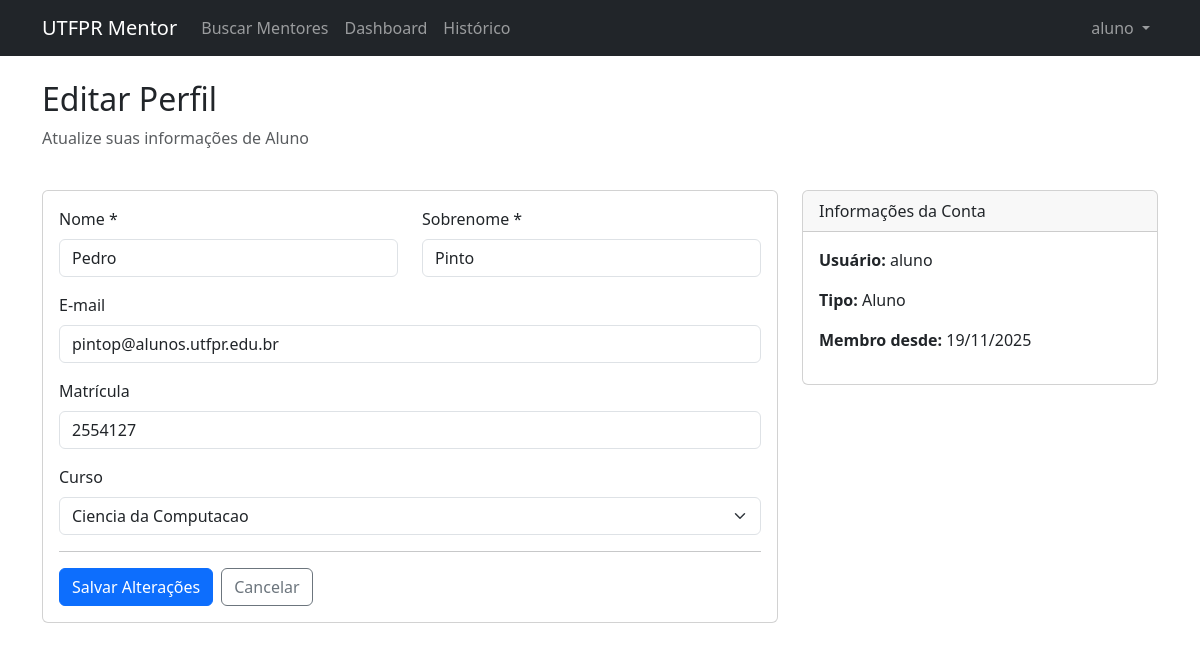
/accounts/perfil/editar/ (signed in), run on the app's committed database.
### accounts/models.py (models this page shows, shortened)
class CustomUser(AbstractUser):
    ROLE_CHOICES = (
        ('ADMIN', 'Administrador'),
        ('ALUNO', 'Aluno'),
        ('MENTOR', 'Mentor'),
    )
    role = models.CharField(max_length=10, choices=ROLE_CHOICES, default='ALUNO')
    def is_aluno(self):
        return self.role == 'ALUNO'
    def is_mentor(self):
        return self.role == 'MENTOR'

class AlunoProfile(models.Model):
    user = models.OneToOneField(CustomUser, on_delete=models.CASCADE, related_name='aluno_profile')
    matricula = models.CharField(max_length=20)
    curso = models.ForeignKey('core.Curso', on_delete=models.SET_NULL, null=True)

### accounts/views.py (the view, shortened to what this page needs)
# urls.py: path('perfil/editar/', views.PerfilEditarView.as_view(), name='perfil_editar'),
class PerfilEditarView(LoginRequiredMixin, UpdateView):
    template_name = 'accounts/perfil_form.html'
    success_url = reverse_lazy('dashboard')
    def get_object(self):
        user = self.request.user
        if user.is_mentor():
            return user.mentor_profile
        elif user.is_aluno():
            return user.aluno_profile
        return None
    def get_form_class(self):
        user = self.request.user
        if user.is_mentor():
            return MentorProfileForm
        elif user.is_aluno():
            return AlunoProfileForm
        return None
    def get_context_data(self, **kwargs):
        context = super().get_context_data(**kwargs)
        context['user_type'] = 'Mentor' if self.request.user.is_mentor() else 'Aluno'
        return context

### accounts/forms.py (shortened to what this page needs)
class AlunoProfileForm(forms.ModelForm):
    first_name = forms.CharField(max_length=30, required=True, label='Nome')
    last_name = forms.CharField(max_length=30, required=True, label='Sobrenome')
    email = forms.EmailField(required=False, label='E-mail')
    class Meta:
        model = AlunoProfile
        fields = ['matricula', 'curso']
        widgets = {
            'matricula': forms.TextInput(attrs={'class': 'form-control'}),
            'curso': forms.Select(attrs={'class': 'form-select'}),
        }
    def __init__(self, *args, **kwargs):
        super().__init__(*args, **kwargs)
        if self.instance and self.instance.user:
            self.fields['first_name'].initial = self.instance.user.first_name
            self.fields['last_name'].initial = self.instance.user.last_name
            self.fields['email'].initial = self.instance.user.email

### core/models.py (called while the page is built)
    def __str__(self):
        return self.nome

### accounts/templates/accounts/perfil_form.html (shortened to what this page needs)
{% extends 'base.html' %}
{% block content %}
<div class="row mb-4">
    <div class="col">
        <h2>Editar Perfil</h2>
        <p class="text-muted">Atualize suas informações de {{ user_type }}</p>
    </div>
</div>
<div class="row">
    <div class="col-md-8">
        <div class="card">
            <div class="card-body">
                <form method="post">
                    <div class="row mb-3">
                        <div class="col-md-6">
                            <label for="id_first_name" class="form-label">Nome *</label>
                            <input type="text" name="first_name" class="form-control" id="id_first_name"
                                   value="{{ form.first_name.value|default:'' }}" required>
                        </div>
                        <div class="col-md-6">
                            <label for="id_last_name" class="form-label">Sobrenome *</label>
                            <input type="text" name="last_name" class="form-control" id="id_last_name"
                                   value="{{ form.last_name.value|default:'' }}" required>
                        </div>
                    </div>
                    <div class="mb-3">
                        <label for="id_email" class="form-label">E-mail</label>
                        <input type="email" name="email" class="form-control" id="id_email"
                               value="{{ form.email.value|default:'' }}">
                    </div>
                    {% if user_type == 'Mentor' %}
                        <div class="mb-3">
                            <label for="id_bio" class="form-label">Biografia</label>
                            {{ form.bio }}
                            <small class="text-muted">Fale um pouco sobre você e sua experiência</small>
                            {% if form.bio.errors %}
                            <div class="text-danger small">{{ form.bio.errors }}</div>
                            {% endif %}
                        </div>
                        <div class="mb-3">
                            <label class="form-label">Disciplinas que você pode mentorar *</label>
                            <div class="row">
                                {% for checkbox in form.disciplinas %}
                                <div class="col-md-4">
                                    <div class="form-check">
                                        {{ checkbox.tag }}
                                        <label class="form-check-label" for="{{ checkbox.id_for_label }}">
                                            {{ checkbox.choice_label }}
                                        </label>
                                    </div>
                                </div>
                                {% endfor %}
                            </div>
                            {% if form.disciplinas.errors %}
                            <div class="text-danger small">{{ form.disciplinas.errors }}</div>
                            {% endif %}
                        </div>
                    {% else %}
                        <div class="mb-3">
                            <label for="id_matricula" class="form-label">Matrícula</label>
                            {{ form.matricula }}
                        </div>
                        <div class="mb-3">
                            <label for="id_curso" class="form-label">Curso</label>
                            {{ form.curso }}
                        </div>
                    {% endif %}
                    <hr>
                    <div class="d-flex gap-2">
                        <button type="submit" class="btn btn-primary">Salvar Alterações</button>
                        <a href="{% url 'dashboard' %}" class="btn btn-outline-secondary">Cancelar</a>
                    </div>
                </form>
            </div>
        </div>
    </div>
    <div class="col-md-4">
        <div class="card">
            <div class="card-header">Informações da Conta</div>
            <div class="card-body">
                <p><strong>Usuário:</strong> {{ user.username }}</p>
                <p><strong>Tipo:</strong> {{ user_type }}</p>
                <p><strong>Membro desde:</strong> {{ user.date_joined|date:"d/m/Y" }}</p>
            </div>
        </div>
    </div>
</div>
{% endblock %}

### templates/base.html (shortened to what this page needs)
<!DOCTYPE html>
<html lang="pt-br">
<head>
    <link href="https://cdn.jsdelivr.net/npm/bootstrap@5.3.0/dist/css/bootstrap.min.css" rel="stylesheet">
</head>
<body>
    <nav class="navbar navbar-expand-lg navbar-dark bg-dark">
        <div class="container">
            <a class="navbar-brand" href="{% url 'home' %}">UTFPR Mentor</a>
            <div class="collapse navbar-collapse" id="navbarNav">
                <ul class="navbar-nav me-auto">
                    {% if user.is_authenticated %}
                        {% if user.role == 'ALUNO' %}
                            <li class="nav-item">
                                <a class="nav-link" href="{% url 'mentor_list' %}">Buscar Mentores</a>
                            </li>
                        {% endif %}
                        <li class="nav-item">
                            <a class="nav-link" href="{% url 'dashboard' %}">Dashboard</a>
                        </li>
                        <li class="nav-item">
                            <a class="nav-link" href="{% url 'historico_sessoes' %}">Histórico</a>
                        </li>
                    {% endif %}
                </ul>
                <ul class="navbar-nav">
                    {% if user.is_authenticated %}
                        <li class="nav-item dropdown">
                            <a class="nav-link dropdown-toggle" href="#" id="navbarDropdown" role="button" data-bs-toggle="dropdown">
                                {{ user.username }}
                            </a>
                        </li>
                    {% endif %}
                </ul>
            </div>
        </div>
    </nav>
    <div class="container mt-4">
        {% block content %}
        {% endblock %}
    </div>
</body>
</html>

### data on the page
CustomUser: username "aluno", first_name "Pedro", last_name "Pinto", email "pintop@alunos.utfpr.edu.br", date_joined "19/11/2025"
AlunoProfile: matricula "2554127", curso "Ciencia da Computacao"

### other printed values
{{ user_type }} "Aluno"
